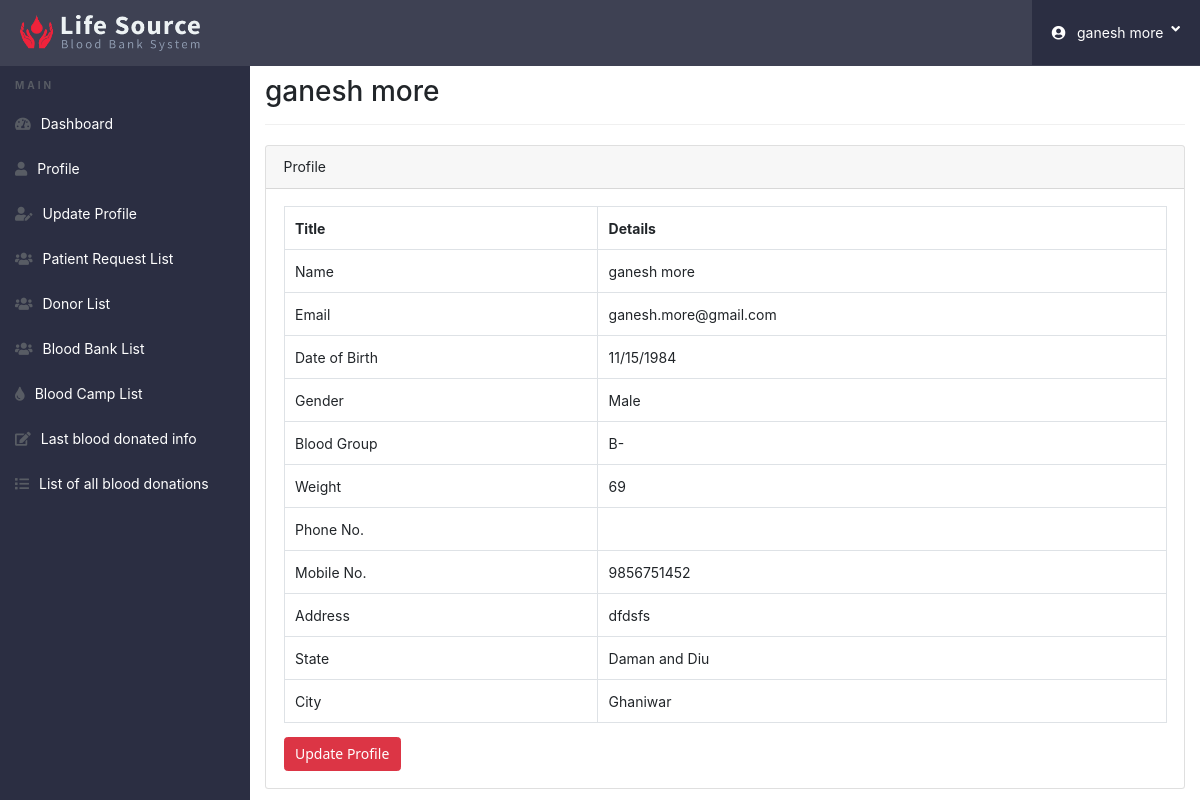
Page /donor_dashboard/profile.php (signed in) on the committed database.
### tables this page shows
CREATE TABLE IF NOT EXISTS `register` (
  `ID` int(255) NOT NULL AUTO_INCREMENT,
  `name` varchar(255) NOT NULL,
  `password` varchar(255) NOT NULL,
  `email` varchar(255) NOT NULL,
  `birth` varchar(255) NOT NULL,
  `age` varchar(11) NOT NULL,
  `gender` varchar(6) NOT NULL,
  `bgroup` varchar(3) NOT NULL,
  `weight` int(11) NOT NULL,
  `phone` varchar(10) DEFAULT NULL,
  `mobile` varchar(10) NOT NULL,
  `address` varchar(255) NOT NULL,
  `State` varchar(255) NOT NULL,
  `city` varchar(255) NOT NULL,
  `donated_date` varchar(255) DEFAULT NULL,
  `date` timestamp NULL DEFAULT CURRENT_TIMESTAMP,
  `user` varchar(255) NOT NULL,
  `status` int(11) NOT NULL,
  PRIMARY KEY (`ID`)
);

### donor_dashboard/profile.php (the view, shortened to what this page needs)
<?php
if(strlen($_SESSION['did'] AND $_SESSION['dname'])==0)
	{
header('location:../login.php');
}
else{
 ?>
<!doctype html>
<html lang="en">
<head>
	<link href="../css/all.css" rel="stylesheet">
	<link rel="stylesheet" href="css/bootstrap.min.css">
	<link rel="stylesheet" href="https://cdn.datatables.net/1.10.20/css/dataTables.bootstrap4.min.css">
  <link rel="stylesheet" href="https://cdn.datatables.net/1.10.20/css/jquery.dataTables.min.css">
	<link rel="stylesheet" href="https://cdnjs.cloudflare.com/ajax/libs/bootstrap-social/5.1.1/bootstrap-social.css">
	<link rel="stylesheet" href="https://cdnjs.cloudflare.com/ajax/libs/bootstrap-select/1.13.12/css/bootstrap-select.min.css">
	<link rel="stylesheet" href="https://cdnjs.cloudflare.com/ajax/libs/bootstrap-fileinput/5.0.8/css/fileinput.min.css">
	<link rel="stylesheet" href="https://cdnjs.cloudflare.com/ajax/libs/awesome-bootstrap-checkbox/1.0.2/awesome-bootstrap-checkbox.css">
	<link rel="stylesheet" href="css/style_dashboard.css">
</head>
<body>
  <?php include('include/header.php');?>
  <div class="ts-main-content">
    <?php include('include/leftbar.php');?>
    <div class="content-wrapper">
      <div class="container-fluid">
        <div class="row">
          <div class="col-md-12">
            <h2 class="page-title"><?php echo $_SESSION['dname'] ?></h2>
            <div class="card">
              <div class="card-header">Profile</div>
              <div class="card-body">
								<?php
								if (isset($_SESSION['did'])) {
									$id = $_SESSION['did'];
									$query = "SELECT * from register WHERE ID='$id' ";
									$query_run = mysqli_query($conn,$query);
									foreach ($query_run as $row) {
								?>
              <table class="table table-bordered">
								<tr>
									<th>Title</th>
									<th>Details</th>
								</tr>
								<tr>
									<td>Name</td>
									<td><?php echo $row['name']; ?></td>
								</tr>
								<tr>
									<td>Email</td>
									<td><?php echo $row['email']; ?></td>
								</tr>
								<tr>
									<td>Date of Birth</td>
									<td><?php echo $row['birth']; ?></td>
								</tr>
								<tr>
									<td>Gender</td>
									<td><?php echo $row['gender']; ?></td>
								</tr>
								<tr>
									<td>Blood Group</td>
									<td><?php echo $row['bgroup']; ?></td>
								</tr>
								<tr>
									<td>Weight</td>
									<td><?php echo $row['weight']; ?></td>
								</tr>
								<tr>
									<td>Phone No.</td>
									<td><?php echo $row['phone']; ?></td>
								</tr>
								<tr>
									<td>Mobile No.</td>
									<td><?php echo $row['mobile']; ?></td>
								</tr>
								<tr>
									<td>Address</td>
									<td><?php echo $row['address']; ?></td>
								</tr>
								<tr>
									<td>State</td>
									<td><?php echo $row['State']; ?></td>
								</tr>
								<tr>
									<td>City</td>
									<td><?php echo $row['city']; ?></td>
								</tr>
              </table>
							<a href="update-profile.php">
							<button type="button" class="btn btn-danger" name="button">Update Profile</button>
							</a>
							</div>
							<?php
								}
							}
							?>
  					</div>
  				</div>
  			</div>
  		</div>
  	</div>
  </body>
  </html>
  <?php } ?>

### donor_dashboard/css/style_dashboard.css (style rules this page uses)
html { font-size: 14px; }
@media only screen and (min-width: 480px) { html { font-size: 17px; } }
@media only screen and (min-width: 320px) { html { font-size: 12px; } }
@media only screen and (min-width: 768px) { html { font-size: 14px; } }
body { font-size: 1em; }
a { color: #37a6c4; }
.btn { font-family: 'Segoe UI'; }
.btn { text-transform: none; }
.page-title { padding-bottom: 15px; margin-bottom: 20px; border-bottom: 1px solid #f0f0f0; }
.ts-main-content .content-wrapper { padding-top: 15px; margin-top: 60px; }
@media only screen and (min-width: 992px) { .ts-main-content .content-wrapper { margin-left: 250px; } }

### rows in the picture
register: name "ganesh more", email "ganesh.more@gmail.com", birth "11/15/1984", gender "Male", bgroup "B-", weight "69", mobile "9856751452", address "dfdsfs", State "Daman and Diu", city "Ghaniwar"

### other values in the picture
$_SESSION['dname'] "ganesh more"
